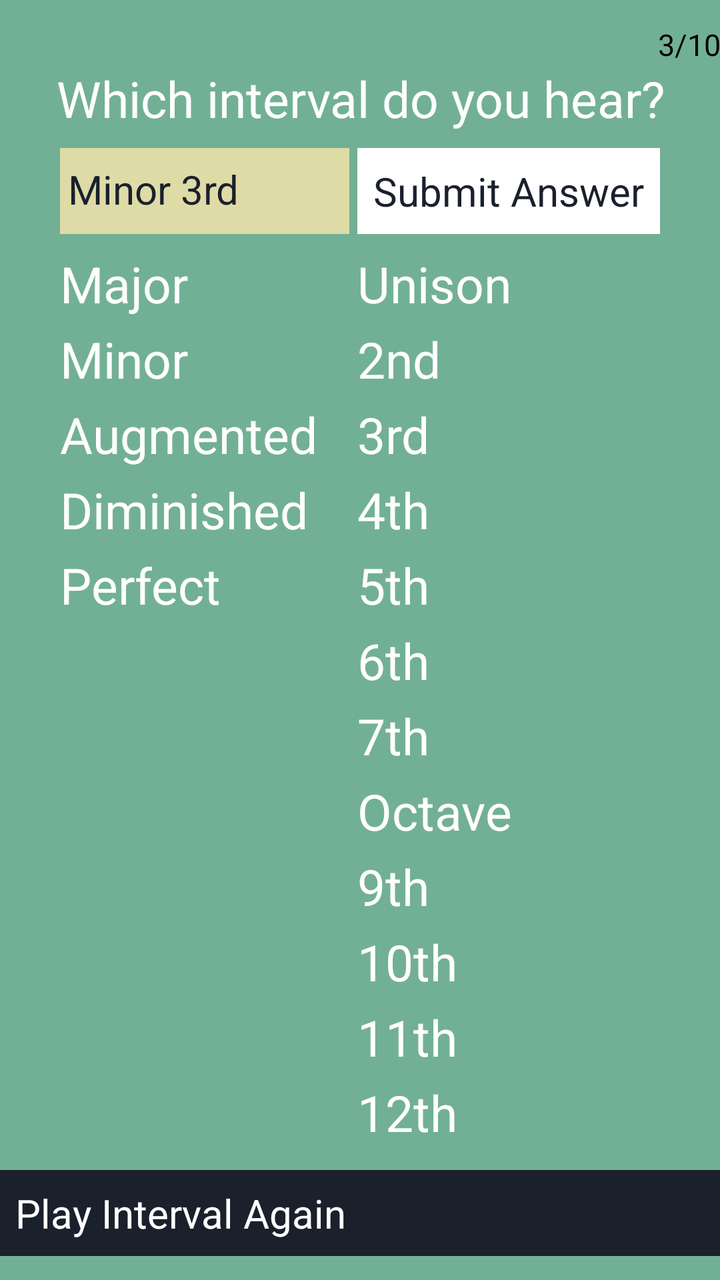
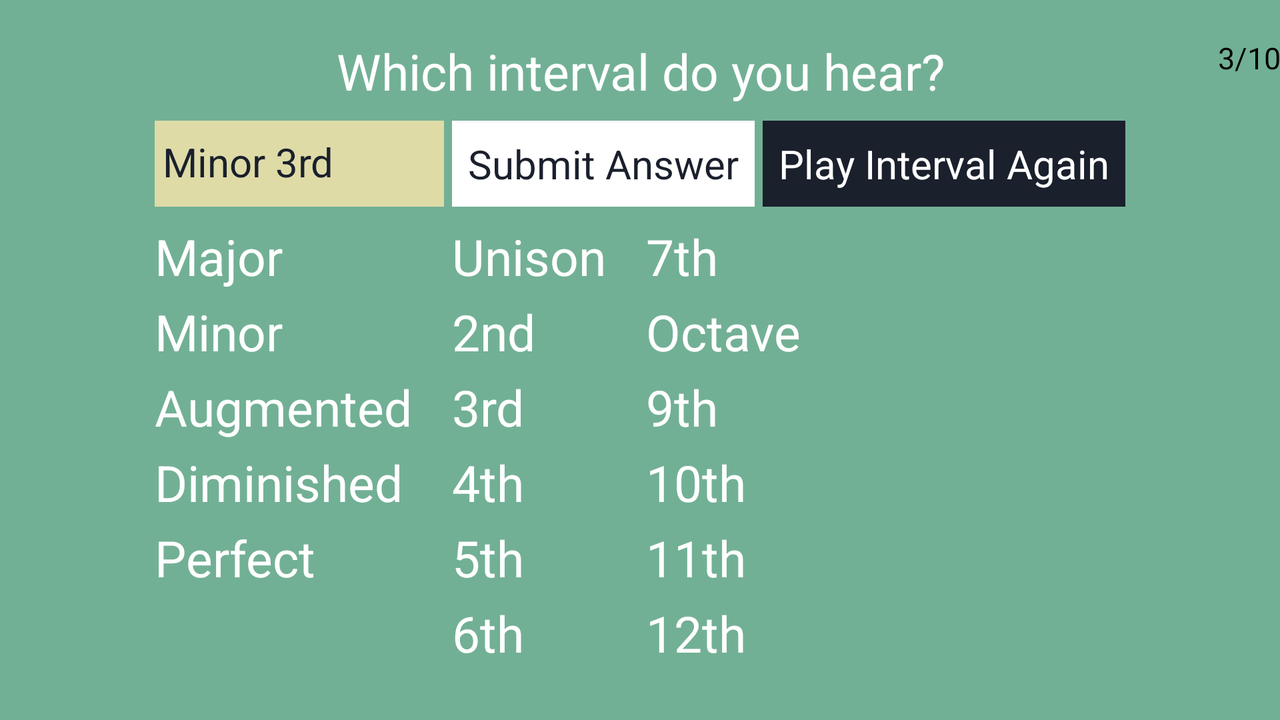

One screen, two layout resources from the same app: the default and the repository's alternative for another configuration. Each is rendered where Android would select it; the XML of both is given below.
<!-- AndroidManifest.xml: application theme AppTheme -->
<!-- res/layout/fragment_quiz2.xml -->
<?xml version="1.0" encoding="utf-8"?>
<LinearLayout xmlns:android="http://schemas.android.com/apk/res/android"
    xmlns:tools="http://schemas.android.com/tools"
    android:id="@+id/quiz2_fragment"
    android:layout_width="fill_parent"
    android:layout_height="fill_parent"
    android:background="#72b095"
    android:gravity="center"
    android:orientation="vertical"
    android:paddingBottom="@dimen/activity_vertical_margin"
    android:paddingLeft="@dimen/activity_horizontal_margin"
    android:paddingRight="@dimen/activity_horizontal_margin"
    android:paddingTop="@dimen/activity_vertical_margin"
    tools:context="com.intervaltrainer.Quiz2Fragment" >

    <ScrollView
        android:id="@+id/scroll_id"
        android:layout_width="match_parent"
        android:layout_height="wrap_content"
        android:scrollbars="vertical" >

        <LinearLayout
            android:layout_width="match_parent"
            android:layout_height="wrap_content"
            android:orientation="vertical" >

            <TextView
                android:id="@+id/textCount"
                android:layout_width="wrap_content"
                android:layout_height="wrap_content"
                android:layout_gravity="end"
                android:text="3/10"
                android:textAppearance="?android:attr/textAppearanceMedium"
                android:textSize="15sp" />

            <TextView
                android:id="@+id/textTitle"
                android:layout_width="match_parent"
                android:layout_height="wrap_content"
                android:gravity="center_horizontal"
                android:paddingBottom="8dp"
                android:text="@string/quiz_question"
                android:textColor="#ffffff"
                android:textSize="25sp" />

            <RelativeLayout
                android:layout_width="wrap_content"
                android:layout_height="wrap_content"
                android:layout_below="@+id/textTitle"
                android:layout_gravity="center_horizontal" >

                <TextView
                    android:id="@+id/textSelection"
                    android:layout_width="wrap_content"
                    android:layout_height="fill_parent"
                    android:layout_alignBottom="@+id/quiz_submit_button"
                    android:layout_alignParentLeft="true"
                    android:layout_alignParentStart="true"
                    android:layout_alignParentTop="true"
                    android:layout_marginEnd="4sp"
                    android:layout_marginRight="4sp"
                    android:layout_toLeftOf="@+id/quiz_submit_button"
                    android:layout_toStartOf="@+id/quiz_submit_button"
                    android:background="#dedba7"
                    android:gravity="center_vertical"
                    android:includeFontPadding="false"
                    android:paddingLeft="4sp"
                    android:paddingRight="4sp"
                    android:singleLine="false"
                    android:text="Minor 3rd"
                    android:textAlignment="gravity"
                    android:textAppearance="?android:attr/textAppearanceMedium"
                    android:textColor="#1a202c"
                    android:textSize="20sp" />

                <Button
                    android:id="@+id/quiz_submit_button"
                    android:layout_width="wrap_content"
                    android:layout_height="wrap_content"
                    android:layout_alignLeft="@+id/rg_intervals"
                    android:layout_alignParentTop="true"
                    android:layout_alignStart="@+id/rg_intervals"
                    android:background="@drawable/button_quiz_submit"
                    android:padding="8dp"
                    android:text="@string/quiz_submit_button"
                    android:textAppearance="?android:attr/textAppearanceMedium"
                    android:textColor="#1a202c"
                    android:textSize="20sp" />

                <RadioGroup
                    android:id="@+id/rg_qualifiers"
                    android:layout_width="wrap_content"
                    android:layout_height="wrap_content"
                    android:layout_alignParentLeft="true"
                    android:layout_alignParentStart="true"
                    android:layout_below="@+id/textSelection"
                    android:orientation="vertical"
                    android:paddingBottom="10dp"
                    android:paddingTop="8dp" >

                    <RadioButton
                        android:id="@+id/rbutMajor"
                        android:layout_width="wrap_content"
                        android:layout_height="wrap_content"
                        android:layout_marginBottom="4dp"
                        android:text="@string/major"
                        android:textColor="#ffffff"
                        android:textSize="25sp" />

                    <RadioButton
                        android:id="@+id/rbutMinor"
                        android:layout_width="wrap_content"
                        android:layout_height="wrap_content"
                        android:layout_marginBottom="4dp"
                        android:text="@string/minor"
                        android:textColor="#ffffff"
                        android:textSize="25sp" />

                    <RadioButton
                        android:id="@+id/rbutAug"
                        android:layout_width="wrap_content"
                        android:layout_height="wrap_content"
                        android:layout_marginBottom="4dp"
                        android:text="@string/aug"
                        android:textColor="#ffffff"
                        android:textSize="25sp" />

                    <RadioButton
                        android:id="@+id/rbutDim"
                        android:layout_width="wrap_content"
                        android:layout_height="wrap_content"
                        android:layout_marginBottom="4dp"
                        android:text="@string/dim"
                        android:textColor="#ffffff"
                        android:textSize="25sp" />

                    <RadioButton
                        android:id="@+id/rbutPerfect"
                        android:layout_width="wrap_content"
                        android:layout_height="wrap_content"
                        android:layout_marginBottom="4dp"
                        android:text="@string/perfect"
                        android:textColor="#ffffff"
                        android:textSize="25sp" />
                </RadioGroup>

                <RadioGroup
                    android:id="@+id/rg_intervals"
                    android:layout_width="wrap_content"
                    android:layout_height="wrap_content"
                    android:layout_alignTop="@+id/rg_qualifiers"
                    android:layout_marginLeft="20sp"
                    android:layout_marginStart="20sp"
                    android:layout_toEndOf="@+id/rg_qualifiers"
                    android:layout_toRightOf="@+id/rg_qualifiers"
                    android:orientation="vertical"
                    android:paddingBottom="0dp"
                    android:paddingTop="8dp" >

                    <RadioButton
                        android:id="@+id/rbutDU"
                        android:layout_width="wrap_content"
                        android:layout_height="wrap_content"
                        android:layout_marginBottom="4dp"
                        android:text="@string/dU"
                        android:textColor="#ffffff"
                        android:textSize="25sp" />

                    <RadioButton
                        android:id="@+id/rbutD2"
                        android:layout_width="wrap_content"
                        android:layout_height="wrap_content"
                        android:layout_marginBottom="4dp"
                        android:text="@string/d2"
                        android:textColor="#ffffff"
                        android:textSize="25sp" />

                    <RadioButton
                        android:id="@+id/rbutD3"
                        android:layout_width="wrap_content"
                        android:layout_height="wrap_content"
                        android:layout_marginBottom="4dp"
                        android:text="@string/d3"
                        android:textColor="#ffffff"
                        android:textSize="25sp" />

                    <RadioButton
                        android:id="@+id/rbutD4"
                        android:layout_width="wrap_content"
                        android:layout_height="wrap_content"
                        android:layout_marginBottom="4dp"
                        android:text="@string/d4"
                        android:textColor="#ffffff"
                        android:textSize="25sp" />

                    <RadioButton
                        android:id="@+id/rbutD5"
                        android:layout_width="wrap_content"
                        android:layout_height="wrap_content"
                        android:layout_marginBottom="4dp"
                        android:text="@string/d5"
                        android:textColor="#ffffff"
                        android:textSize="25sp" />

                    <RadioButton
                        android:id="@+id/rbutD6"
                        android:layout_width="wrap_content"
                        android:layout_height="wrap_content"
                        android:layout_marginBottom="4dp"
                        android:text="@string/d6"
                        android:textColor="#ffffff"
                        android:textSize="25sp" />
                </RadioGroup>

                <RadioGroup
                    android:id="@+id/rg_intervals2"
                    android:layout_width="wrap_content"
                    android:layout_height="wrap_content"
                    android:layout_below="@+id/rg_intervals"
                    android:layout_marginLeft="20sp"
                    android:layout_marginStart="20sp"
                    android:layout_toEndOf="@+id/rg_qualifiers"
                    android:layout_toRightOf="@+id/rg_qualifiers"
                    android:orientation="vertical"
                    android:paddingBottom="8dp"
                    android:paddingTop="0dp" >

                    <RadioButton
                        android:id="@+id/rbutD7"
                        android:layout_width="wrap_content"
                        android:layout_height="wrap_content"
                        android:layout_marginBottom="4dp"
                        android:text="@string/d7"
                        android:textColor="#ffffff"
                        android:textSize="25sp" />

                    <RadioButton
                        android:id="@+id/rbutDO"
                        android:layout_width="wrap_content"
                        android:layout_height="wrap_content"
                        android:layout_marginBottom="4dp"
                        android:text="@string/dO"
                        android:textColor="#ffffff"
                        android:textSize="25sp" />

                    <RadioButton
                        android:id="@+id/rbutD9"
                        android:layout_width="wrap_content"
                        android:layout_height="wrap_content"
                        android:layout_marginBottom="4dp"
                        android:text="@string/d9"
                        android:textColor="#ffffff"
                        android:textSize="25sp" />

                    <RadioButton
                        android:id="@+id/rbutD10"
                        android:layout_width="wrap_content"
                        android:layout_height="wrap_content"
                        android:layout_marginBottom="4dp"
                        android:text="@string/d10"
                        android:textColor="#ffffff"
                        android:textSize="25sp" />

                    <RadioButton
                        android:id="@+id/rbutD11"
                        android:layout_width="wrap_content"
                        android:layout_height="wrap_content"
                        android:layout_marginBottom="4dp"
                        android:text="@string/d11"
                        android:textColor="#ffffff"
                        android:textSize="25sp" />

                    <RadioButton
                        android:id="@+id/rbutD12"
                        android:layout_width="wrap_content"
                        android:layout_height="wrap_content"
                        android:layout_marginBottom="4dp"
                        android:text="@string/d12"
                        android:textColor="#ffffff"
                        android:textSize="25sp" />
                </RadioGroup>
            </RelativeLayout>

            <Button
                android:id="@+id/quiz_play_button"
                android:layout_width="match_parent"
                android:layout_height="wrap_content"
                android:background="@drawable/button_quiz_play"
                android:padding="8dp"
                android:text="@string/quiz_replay"
                android:textAppearance="?android:attr/textAppearanceMedium"
                android:textColor="#ffffff"
                android:textSize="20sp" />
        </LinearLayout>
    </ScrollView>

</LinearLayout>
<!-- resources referenced by this layout -->
<resources>
  <!-- drawable button_quiz_play (drawable) -->
  <?xml version="1.0" encoding="utf-8"?>
  <selector xmlns:android="http://schemas.android.com/apk/res/android">
  
      <item android:state_pressed="true"><shape>
              <gradient android:angle="270" android:endColor="#0099cc" android:startColor="#0099cc" />
  
              <stroke android:width="3dp" android:color="#33b5e5" />
          </shape></item>
      <item android:state_focused="true"><shape>
              <gradient android:angle="270" android:endColor="#0099cc" android:startColor="#0099cc" />
  
              <stroke android:width="3dp" android:color="#33b5e5" />
          </shape></item>
      <item><shape>
              <gradient android:angle="270" android:endColor="#1a202c" android:startColor="#1a202c" />
          </shape></item>
  
  </selector>
  <!-- drawable button_quiz_submit (drawable) -->
  <?xml version="1.0" encoding="utf-8"?>
  <selector xmlns:android="http://schemas.android.com/apk/res/android">
  
      <item android:state_pressed="true"><shape>
              <gradient android:angle="270" android:endColor="#0099cc" android:startColor="#0099cc" />
  
              <stroke android:width="3dp" android:color="#33b5e5" />
          </shape></item>
      <item android:state_focused="true"><shape>
              <gradient android:angle="270" android:endColor="#0099cc" android:startColor="#0099cc" />
  
              <stroke android:width="3dp" android:color="#33b5e5" />
          </shape></item>
      <item><shape>
              <gradient android:angle="270" android:endColor="#ffffff" android:startColor="#ffffff" />
          </shape></item>
  
  </selector>
  <string name="aug">Augmented</string>
  <string name="d10">10th</string>
  <string name="d11">11th</string>
  <string name="d12">12th</string>
  <string name="d2">2nd</string>
  <string name="d3">3rd</string>
  <string name="d4">4th</string>
  <string name="d5">5th</string>
  <string name="d6">6th</string>
  <string name="d7">7th</string>
  <string name="d9">9th</string>
  <string name="dO">Octave</string>
  <string name="dU">Unison</string>
  <string name="dim">Diminished</string>
  <string name="major">Major</string>
  <string name="minor">Minor</string>
  <string name="perfect">Perfect</string>
  <string name="quiz_question">Which interval do you hear?</string>
  <string name="quiz_replay">Play Interval Again</string>
  <string name="quiz_submit_button">Submit Answer</string>
  <style name="AppTheme" parent="AppBaseTheme">
          
      </style>
  <style name="AppBaseTheme" parent="AppTheme">
          
      </style>
</resources>
<!-- res/layout-land/fragment_quiz2.xml (the repository's variant of the layout above) -->
<!-- drawn on the phone turned sideways -->
<?xml version="1.0" encoding="utf-8"?>
<LinearLayout xmlns:android="http://schemas.android.com/apk/res/android"
    xmlns:tools="http://schemas.android.com/tools"
    android:id="@+id/quiz2_fragment"
    android:layout_width="fill_parent"
    android:layout_height="fill_parent"
    android:background="#72b095"
    android:gravity="center"
    android:orientation="vertical"
    android:paddingBottom="@dimen/activity_vertical_margin"
    android:paddingLeft="@dimen/activity_horizontal_margin"
    android:paddingRight="@dimen/activity_horizontal_margin"
    android:paddingTop="@dimen/activity_vertical_margin"
    tools:context="com.intervaltrainer.Quiz2Fragment" >

    <ScrollView
        android:id="@+id/scroll_id"
        android:layout_width="match_parent"
        android:layout_height="wrap_content"
        android:scrollbars="vertical" >

        <LinearLayout
            android:layout_width="match_parent"
            android:layout_height="wrap_content"
            android:orientation="vertical" >

            <FrameLayout
                android:layout_width="match_parent"
                android:layout_height="wrap_content" >

                <TextView
                    android:id="@+id/textCount"
                    android:layout_width="wrap_content"
                    android:layout_height="wrap_content"
                    android:layout_gravity="end"
                    android:text="3/10"
                    android:textAppearance="?android:attr/textAppearanceMedium"
                    android:textSize="15sp" />

                <TextView
                    android:id="@+id/textTitle"
                    android:layout_width="match_parent"
                    android:layout_height="wrap_content"
                    android:gravity="center|center_horizontal"
                    android:paddingBottom="8dp"
                    android:text="@string/quiz_question"
                    android:textColor="#ffffff"
                    android:textSize="25sp" />
            </FrameLayout>

            <RelativeLayout
                android:layout_width="wrap_content"
                android:layout_height="wrap_content"
                android:layout_below="@+id/textTitle"
                android:layout_gravity="center_horizontal" >

                <TextView
                    android:id="@+id/textSelection"
                    android:layout_width="wrap_content"
                    android:layout_height="fill_parent"
                    android:layout_alignBottom="@+id/quiz_submit_button"
                    android:layout_alignParentLeft="true"
                    android:layout_alignParentStart="true"
                    android:layout_alignParentTop="true"
                    android:layout_marginEnd="4sp"
                    android:layout_marginRight="4sp"
                    android:layout_toLeftOf="@+id/quiz_submit_button"
                    android:layout_toStartOf="@+id/quiz_submit_button"
                    android:background="#dedba7"
                    android:gravity="center_vertical"
                    android:includeFontPadding="false"
                    android:paddingLeft="4sp"
                    android:paddingRight="4sp"
                    android:singleLine="false"
                    android:text="Minor 3rd"
                    android:textAlignment="gravity"
                    android:textAppearance="?android:attr/textAppearanceMedium"
                    android:textColor="#1a202c"
                    android:textSize="20sp" />

                <Button
                    android:id="@+id/quiz_submit_button"
                    android:layout_width="wrap_content"
                    android:layout_height="wrap_content"
                    android:layout_alignLeft="@+id/rg_intervals"
                    android:layout_alignParentTop="true"
                    android:layout_alignStart="@+id/rg_intervals"
                    android:background="@drawable/button_quiz_submit"
                    android:padding="8dp"
                    android:text="@string/quiz_submit_button"
                    android:textAppearance="?android:attr/textAppearanceMedium"
                    android:textColor="#1a202c"
                    android:textSize="20sp" />

                <Button
                    android:id="@+id/quiz_play_button"
                    android:layout_width="wrap_content"
                    android:layout_height="wrap_content"
                    android:layout_marginLeft="4sp"
                    android:layout_marginStart="4sp"
                    android:layout_toEndOf="@+id/quiz_submit_button"
                    android:layout_toRightOf="@+id/quiz_submit_button"
                    android:background="@drawable/button_quiz_play"
                    android:padding="8dp"
                    android:text="@string/quiz_replay"
                    android:textAppearance="?android:attr/textAppearanceMedium"
                    android:textColor="#ffffff"
                    android:textSize="20sp" />

                <RadioGroup
                    android:id="@+id/rg_qualifiers"
                    android:layout_width="wrap_content"
                    android:layout_height="wrap_content"
                    android:layout_alignParentLeft="true"
                    android:layout_alignParentStart="true"
                    android:layout_below="@+id/textSelection"
                    android:orientation="vertical"
                    android:paddingBottom="8dp"
                    android:paddingTop="8dp" >

                    <RadioButton
                        android:id="@+id/rbutMajor"
                        android:layout_width="wrap_content"
                        android:layout_height="wrap_content"
                        android:layout_marginBottom="4dp"
                        android:text="@string/major"
                        android:textColor="#ffffff"
                        android:textSize="25sp" />

                    <RadioButton
                        android:id="@+id/rbutMinor"
                        android:layout_width="wrap_content"
                        android:layout_height="wrap_content"
                        android:layout_marginBottom="4dp"
                        android:text="@string/minor"
                        android:textColor="#ffffff"
                        android:textSize="25sp" />

                    <RadioButton
                        android:id="@+id/rbutAug"
                        android:layout_width="wrap_content"
                        android:layout_height="wrap_content"
                        android:layout_marginBottom="4dp"
                        android:text="@string/aug"
                        android:textColor="#ffffff"
                        android:textSize="25sp" />

                    <RadioButton
                        android:id="@+id/rbutDim"
                        android:layout_width="wrap_content"
                        android:layout_height="wrap_content"
                        android:layout_marginBottom="4dp"
                        android:text="@string/dim"
                        android:textColor="#ffffff"
                        android:textSize="25sp" />

                    <RadioButton
                        android:id="@+id/rbutPerfect"
                        android:layout_width="wrap_content"
                        android:layout_height="wrap_content"
                        android:text="@string/perfect"
                        android:textColor="#ffffff"
                        android:textSize="25sp" />
                </RadioGroup>

                <RadioGroup
                    android:id="@+id/rg_intervals"
                    android:layout_width="wrap_content"
                    android:layout_height="wrap_content"
                    android:layout_alignTop="@+id/rg_qualifiers"
                    android:layout_marginLeft="20sp"
                    android:layout_marginStart="20sp"
                    android:layout_toEndOf="@+id/rg_qualifiers"
                    android:layout_toRightOf="@+id/rg_qualifiers"
                    android:orientation="vertical"
                    android:paddingBottom="8dp"
                    android:paddingTop="8dp" >

                    <RadioButton
                        android:id="@+id/rbutDU"
                        android:layout_width="wrap_content"
                        android:layout_height="wrap_content"
                        android:layout_marginBottom="4dp"
                        android:text="@string/dU"
                        android:textColor="#ffffff"
                        android:textSize="25sp" />

                    <RadioButton
                        android:id="@+id/rbutD2"
                        android:layout_width="wrap_content"
                        android:layout_height="wrap_content"
                        android:layout_marginBottom="4dp"
                        android:text="@string/d2"
                        android:textColor="#ffffff"
                        android:textSize="25sp" />

                    <RadioButton
                        android:id="@+id/rbutD3"
                        android:layout_width="wrap_content"
                        android:layout_height="wrap_content"
                        android:layout_marginBottom="4dp"
                        android:text="@string/d3"
                        android:textColor="#ffffff"
                        android:textSize="25sp" />

                    <RadioButton
                        android:id="@+id/rbutD4"
                        android:layout_width="wrap_content"
                        android:layout_height="wrap_content"
                        android:layout_marginBottom="4dp"
                        android:text="@string/d4"
                        android:textColor="#ffffff"
                        android:textSize="25sp" />

                    <RadioButton
                        android:id="@+id/rbutD5"
                        android:layout_width="wrap_content"
                        android:layout_height="wrap_content"
                        android:layout_marginBottom="4dp"
                        android:text="@string/d5"
                        android:textColor="#ffffff"
                        android:textSize="25sp" />

                    <RadioButton
                        android:id="@+id/rbutD6"
                        android:layout_width="wrap_content"
                        android:layout_height="wrap_content"
                        android:text="@string/d6"
                        android:textColor="#ffffff"
                        android:textSize="25sp" />
                </RadioGroup>

                <RadioGroup
                    android:id="@+id/rg_intervals2"
                    android:layout_width="wrap_content"
                    android:layout_height="wrap_content"
                    android:layout_alignTop="@+id/rg_qualifiers"
                    android:layout_marginLeft="20sp"
                    android:layout_toRightOf="@+id/rg_intervals"
                    android:orientation="vertical"
                    android:paddingBottom="8dp"
                    android:paddingTop="8dp" >

                    <RadioButton
                        android:id="@+id/rbutD7"
                        android:layout_width="wrap_content"
                        android:layout_height="wrap_content"
                        android:layout_marginBottom="4dp"
                        android:text="@string/d7"
                        android:textColor="#ffffff"
                        android:textSize="25sp" />

                    <RadioButton
                        android:id="@+id/rbutDO"
                        android:layout_width="wrap_content"
                        android:layout_height="wrap_content"
                        android:layout_marginBottom="4dp"
                        android:text="@string/dO"
                        android:textColor="#ffffff"
                        android:textSize="25sp" />

                    <RadioButton
                        android:id="@+id/rbutD9"
                        android:layout_width="wrap_content"
                        android:layout_height="wrap_content"
                        android:layout_marginBottom="4dp"
                        android:text="@string/d9"
                        android:textColor="#ffffff"
                        android:textSize="25sp" />

                    <RadioButton
                        android:id="@+id/rbutD10"
                        android:layout_width="wrap_content"
                        android:layout_height="wrap_content"
                        android:layout_marginBottom="4dp"
                        android:text="@string/d10"
                        android:textColor="#ffffff"
                        android:textSize="25sp" />

                    <RadioButton
                        android:id="@+id/rbutD11"
                        android:layout_width="wrap_content"
                        android:layout_height="wrap_content"
                        android:layout_marginBottom="4dp"
                        android:text="@string/d11"
                        android:textColor="#ffffff"
                        android:textSize="25sp" />

                    <RadioButton
                        android:id="@+id/rbutD12"
                        android:layout_width="wrap_content"
                        android:layout_height="wrap_content"
                        android:text="@string/d12"
                        android:textColor="#ffffff"
                        android:textSize="25sp" />
                </RadioGroup>
            </RelativeLayout>
        </LinearLayout>
    </ScrollView>

</LinearLayout>
